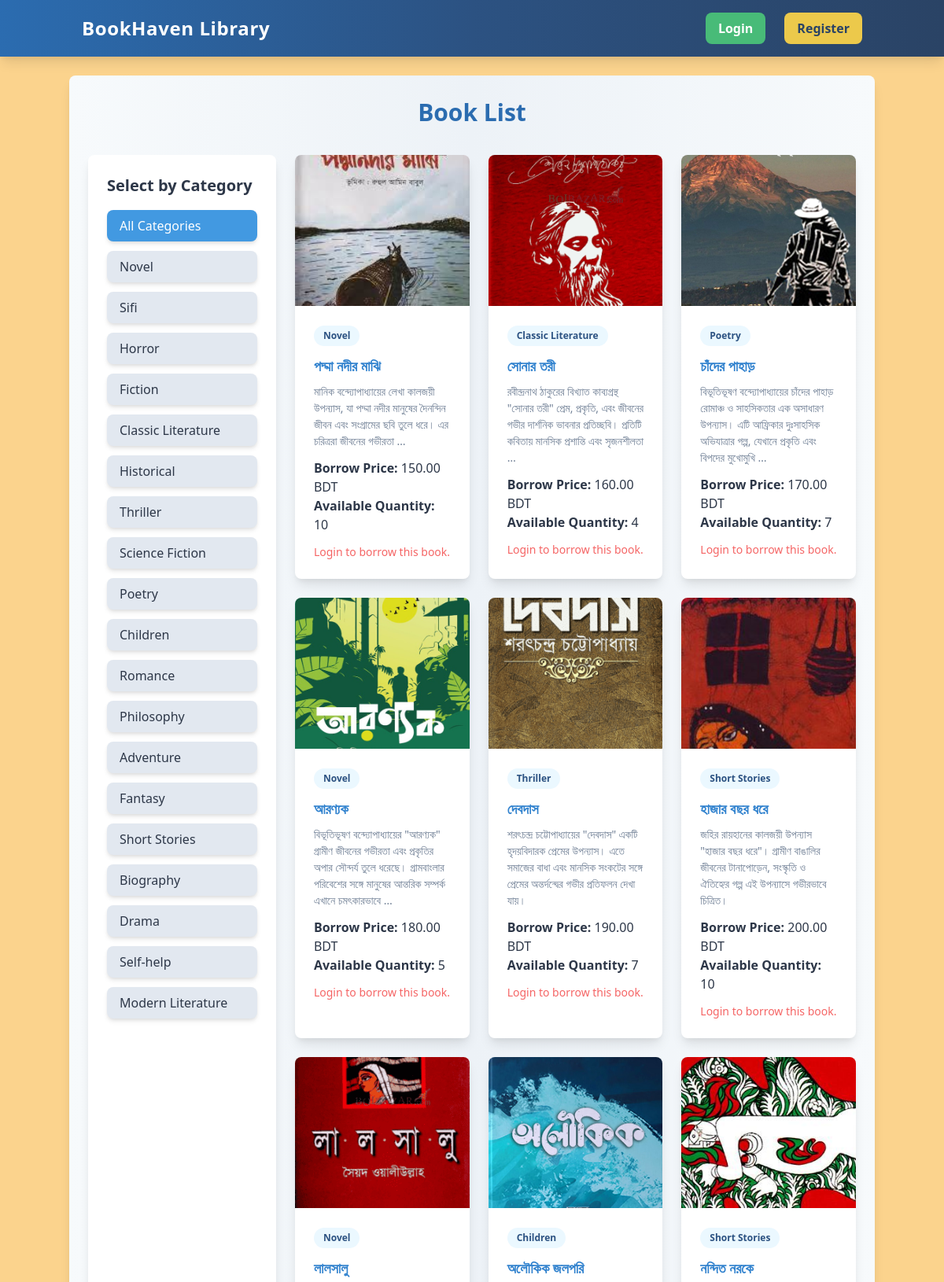
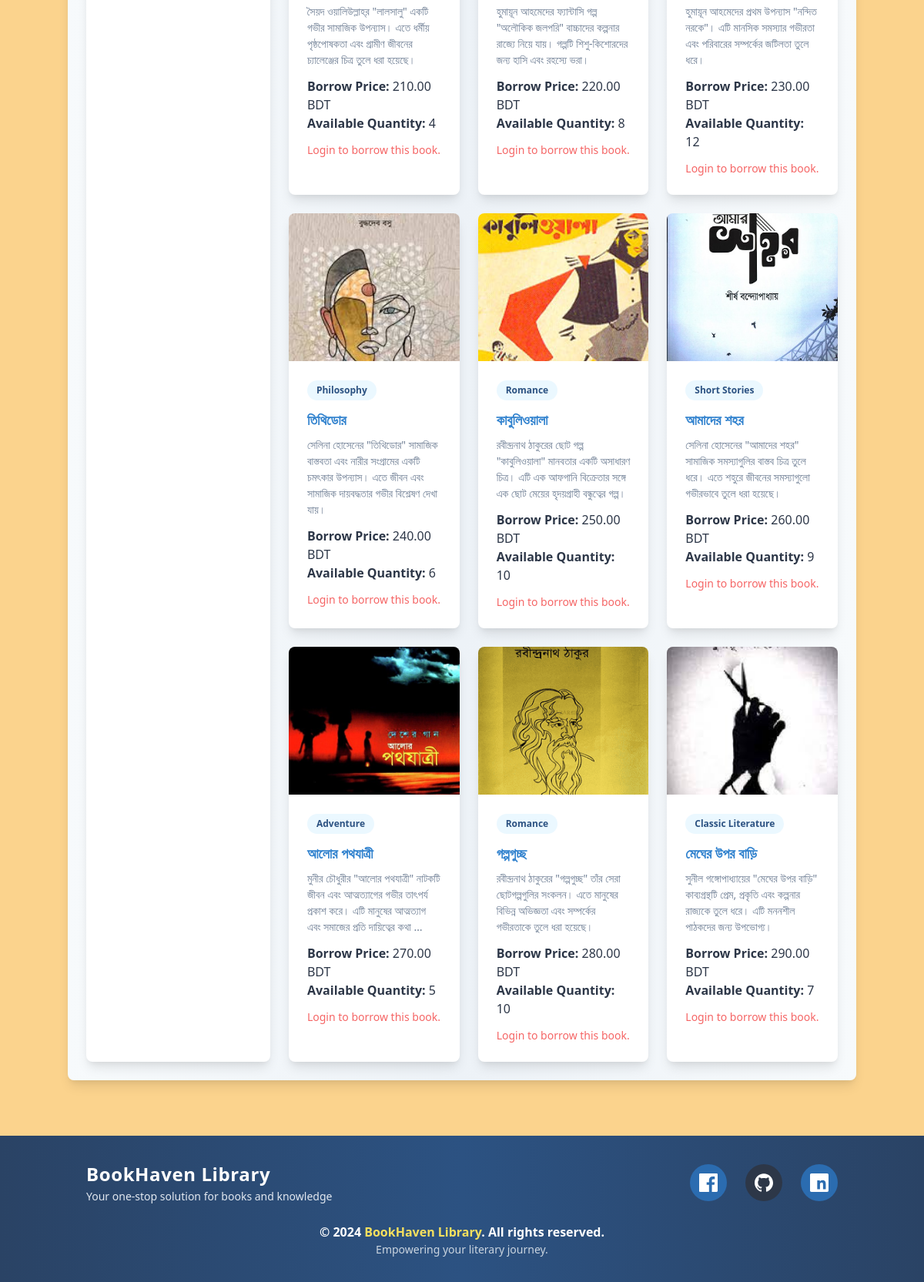
The page / on the database its author committed (2 pictures, top to bottom).
### books/models.py (models this page shows, shortened)
class Category(models.Model):
    name = models.CharField(max_length=100)
    slug = models.SlugField(unique=True, blank=True)

class Book(models.Model):
        title = models.CharField(max_length=100)
        description = models.TextField()
        borrowprice = models.DecimalField(max_digits=10, decimal_places=2)
        quantity = models.IntegerField(default=1)
        image = models.ImageField(upload_to='books/uploads/', null=True, blank=True)
        catagory = models.ForeignKey(Category, on_delete=models.CASCADE)

### books/views.py (the view)
# urls.py: path('', BookListView.as_view(), name='home'),
class BookListView(ListView):
    model = Book
    template_name = 'books/book_list.html'
    context_object_name = 'books'
    def get_queryset(self):
        category_slug = self.kwargs.get('category_slug')
        if category_slug:
            category = get_object_or_404(Category, slug=category_slug)
            return Book.objects.filter(catagory=category)
        else:
            return Book.objects.all()
    def get_context_data(self, **kwargs):
        context = super().get_context_data(**kwargs)
        context['categories'] = Category.objects.all()  # Pass all categories to the template
        return context

### books/templates/books/book_list.html
{% extends 'base.html' %}
{% load static %}
{% block content %}
<div class="container mx-auto mt-6 bg-gradient-to-r from-gray-100 via-gray-200 to-gray-100 p-6 rounded-lg shadow-lg">
    <h1 class="text-center text-3xl font-extrabold text-blue-700 mb-8">Book List</h1>
    <div class="flex">
        <div class="w-1/4 bg-white p-6 shadow-lg rounded-lg mr-6">
            <h5 class="text-xl font-semibold text-gray-800 mb-4">Select by Category</h5>
            <ul class="space-y-3">
                <li>
                    <a href="{% url 'book_list' %}" class="block px-4 py-2 bg-blue-500 text-white rounded-lg hover:bg-blue-600 shadow-md transition">
                        All Categories
                    </a>
                </li>
                {% for category in categories %}
                <li>
                    <a href="{% url 'book_list_by_category' category.slug %}" class="block px-4 py-2 bg-gray-300 text-gray-800 rounded-lg hover:bg-gray-400 hover:text-white shadow-md transition">
                        {{ category.name }}
                    </a>
                </li>
                {% endfor %}
            </ul>
        </div>
        <div class="w-3/4">
            <div class="grid grid-cols-1 sm:grid-cols-2 lg:grid-cols-3 gap-6">
                {% for book in books %}
                <div class="bg-white shadow-lg rounded-lg overflow-hidden hover:scale-105 transform transition">
                    <a href="{% url 'book_details' book.id %}">
                    {% if book.image %}
                    <img src="{{ book.image.url }}" alt="{{ book.title }}" class="w-full h-48 object-cover">
                    {% else %}
                    <img src="{% static 'book_placeholder.jpg' %}" alt="Placeholder Image" class="w-full h-48 object-cover">
                    {% endif %}
                    </a>
                    <div class="p-6">
                        <span class="inline-block bg-blue-100 text-blue-800 text-xs font-bold mr-2 px-3 py-1 rounded-full mb-3">
                            {{ book.catagory.name }}
                        </span>
                        <h5 class="text-lg font-bold mb-2 text-gray-800">
                            <a href="{% url 'book_details' book.id %}" class="text-blue-600 hover:underline">
                                {{ book.title }}
                            </a>
                        </h5>
                        <p class="text-gray-600 text-sm mb-3">{{ book.description|truncatewords:20 }}</p>
                        <p class="text-gray-800"><strong>Borrow Price:</strong> {{ book.borrowprice }} BDT</p>
                        <p class="text-gray-800"><strong>Available Quantity:</strong> {{ book.quantity }}</p>
                        {% if request.user.is_authenticated %}
                        <form action="{% url 'borrow_book' book.id %}" method="POST">
                            {% csrf_token %}
                            {% if book.quantity > 0 %}
                            <button class="w-full mt-4 bg-green-500 text-white py-2 px-4 rounded-lg shadow-lg hover:bg-green-600 transition">
                                Borrow Now
                            </button>
                            {% else %}
                            <button class="w-full mt-4 bg-gray-300 text-gray-700 py-2 px-4 rounded-lg shadow-lg cursor-not-allowed" disabled>
                                Out of Stock
                            </button>
                            {% endif %}
                        </form>
                        {% else %}
                        <p class="text-red-500 text-sm mt-3">Login to borrow this book.</p>
                        {% endif %}
                    </div>
                </div>
                {% empty %}
                <div class="col-span-3">
                    <p class="text-center text-gray-500">No books available at the moment.</p>
                </div>
                {% endfor %}
            </div>
        </div>
    </div>
</div>
{% endblock %}

### core/templates/base.html (style rules this page uses)
html, body { height: 100%; margin: 0; }
body { display: flex; flex-direction: column; min-height: 100vh; }

### rows shown on the page
Category: name "Novel"
Category: name "Sifi"
Category: name "Horror"
Category: name "Fiction"
Category: name "Classic Literature"
Category: name "Historical"
Category: name "Thriller"
Category: name "Science Fiction"
Category: name "Poetry"
Category: name "Children"
Category: name "Romance"
Category: name "Philosophy"
Category: name "Adventure"
Category: name "Fantasy"
Category: name "Short Stories"
Category: name "Biography"
Category: name "Drama"
Category: name "Self-help"
Category: name "Modern Literature"
Book: image (picture), catagory.name "Novel", title "পদ্মা নদীর মাঝি", description "মানিক বন্দ্যোপাধ্যায়ের লেখা কালজয়ী উপন্যাস, যা পদ্মা নদীর মানুষের দৈনন্দিন জীবন এবং সংগ্রামের ছবি তুলে ধরে। এর চরিত্ররা জীবনের গভীরতা …", borrowprice "150.00", quantity "10"
Book: image (picture), catagory.name "Classic Literature", title "সোনার তরী", description "রবীন্দ্রনাথ ঠাকুরের বিখ্যাত কাব্যগ্রন্থ \"সোনার তরী\" প্রেম, প্রকৃতি, এবং জীবনের গভীর দার্শনিক ভাবনার প্রতিচ্ছবি। প্রতিটি কবিতায় মানসিক প্রশান্তি এবং সৃজনশীলতা …", borrowprice "160.00", quantity "4"
Book: image (picture), catagory.name "Poetry", title "চাঁদের পাহাড়", description "বিভূতিভূষণ বন্দ্যোপাধ্যায়ের চাঁদের পাহাড় রোমাঞ্চ ও সাহসিকতার এক অসাধারণ উপন্যাস। এটি আফ্রিকার দুঃসাহসিক অভিযাত্রার গল্প, যেখানে প্রকৃতি এবং বিপদের মুখোমুখি …", borrowprice "170.00", quantity "7"
Book: image (picture), catagory.name "Novel", title "আরণ্যক", description "বিভূতিভূষণ বন্দ্যোপাধ্যায়ের \"আরণ্যক\" গ্রামীণ জীবনের গভীরতা এবং প্রকৃতির অপার সৌন্দর্য তুলে ধরেছে। গ্রামবাংলার পরিবেশের সঙ্গে মানুষের আন্তরিক সম্পর্ক এখানে চমৎকারভাবে …", borrowprice "180.00", quantity "5"
Book: image (picture), catagory.name "Thriller", title "দেবদাস", description "শরৎচন্দ্র চট্টোপাধ্যায়ের \"দেবদাস\" একটি হৃদয়বিদারক প্রেমের উপন্যাস। এতে সমাজের বাধা এবং মানসিক সংকটের সঙ্গে প্রেমের অন্তর্দন্দ্বের গভীর প্রতিফলন দেখা যায়।", borrowprice "190.00", quantity "7"
Book: image (picture), catagory.name "Short Stories", title "হাজার বছর ধরে", description "জহির রায়হানের কালজয়ী উপন্যাস \"হাজার বছর ধরে\"। গ্রামীণ বাঙালির জীবনের টানাপোড়েন, সংস্কৃতি ও ঐতিহ্যের গল্প এই উপন্যাসে গভীরভাবে চিত্রিত।", borrowprice "200.00", quantity "10"
Book: image (picture), catagory.name "Novel", title "লালসালু", description "সৈয়দ ওয়ালিউল্লাহ্‌র \"লালসালু\" একটি গভীর সামাজিক উপন্যাস। এতে ধর্মীয় পৃষ্ঠপোষকতা এবং গ্রামীণ জীবনের চ্যালেঞ্জের চিত্র তুলে ধরা হয়েছে।", borrowprice "210.00", quantity "4"
Book: image (picture), catagory.name "Children", title "অলৌকিক জলপরি", description "হুমায়ূন আহমেদের ফ্যান্টাসি গল্প \"অলৌকিক জলপরি\" বাচ্চাদের কল্পনার রাজ্যে নিয়ে যায়। গল্পটি শিশু-কিশোরদের জন্য হাসি এবং রহস্যে ভরা।", borrowprice "220.00", quantity "8"
Book: image (picture), catagory.name "Short Stories", title "নন্দিত নরকে", description "হুমায়ূন আহমেদের প্রথম উপন্যাস \"নন্দিত নরকে\"। এটি মানসিক সমস্যার গভীরতা এবং পরিবারের সম্পর্কের জটিলতা তুলে ধরে।", borrowprice "230.00", quantity "12"
Book: image (picture), catagory.name "Philosophy", title "তিথিডোর", description "সেলিনা হোসেনের \"তিথিডোর\" সামাজিক বাস্তবতা এবং নারীর সংগ্রামের একটি চমৎকার উপন্যাস। এতে জীবন এবং সামাজিক দায়বদ্ধতার গভীর বিশ্লেষণ দেখা যায়।", borrowprice "240.00", quantity "6"
Book: image (picture), catagory.name "Romance", title "কাবুলিওয়ালা", description "রবীন্দ্রনাথ ঠাকুরের ছোট গল্প \"কাবুলিওয়ালা\" মানবতার একটি অসাধারণ চিত্র। এটি এক আফগানি বিক্রেতার সঙ্গে এক ছোট মেয়ের হৃদয়গ্রাহী বন্ধুত্বের গল্প।", borrowprice "250.00", quantity "10"
Book: image (picture), catagory.name "Short Stories", title "আমাদের শহর", description "সেলিনা হোসেনের \"আমাদের শহর\" সামাজিক সমস্যাগুলির বাস্তব চিত্র তুলে ধরে। এতে শহুরে জীবনের সমস্যাগুলো গভীরভাবে তুলে ধরা হয়েছে।", borrowprice "260.00", quantity "9"
Book: image (picture), catagory.name "Adventure", title "আলোর পথযাত্রী", description "মুনীর চৌধুরীর \"আলোর পথযাত্রী\" নাটকটি জীবন এবং আত্মত্যাগের গভীর তাৎপর্য প্রকাশ করে। এটি মানুষের আত্মত্যাগ এবং সমাজের প্রতি দায়িত্বের কথা …", borrowprice "270.00", quantity "5"
Book: image (picture), catagory.name "Romance", title "গল্পগুচ্ছ", description "রবীন্দ্রনাথ ঠাকুরের \"গল্পগুচ্ছ\" তাঁর সেরা ছোটগল্পগুলির সংকলন। এতে মানুষের বিভিন্ন অভিজ্ঞতা এবং সম্পর্কের গভীরতাকে তুলে ধরা হয়েছে।", borrowprice "280.00", quantity "10"
Book: image (picture), catagory.name "Classic Literature", title "মেঘের উপর বাড়ি", description "সুনীল গঙ্গোপাধ্যায়ের \"মেঘের উপর বাড়ি\" কাব্যগ্রন্থটি প্রেম, প্রকৃতি এবং কল্পনার রাজ্যকে তুলে ধরে। এটি মননশীল পাঠকদের জন্য উপভোগ্য।", borrowprice "290.00", quantity "7"
